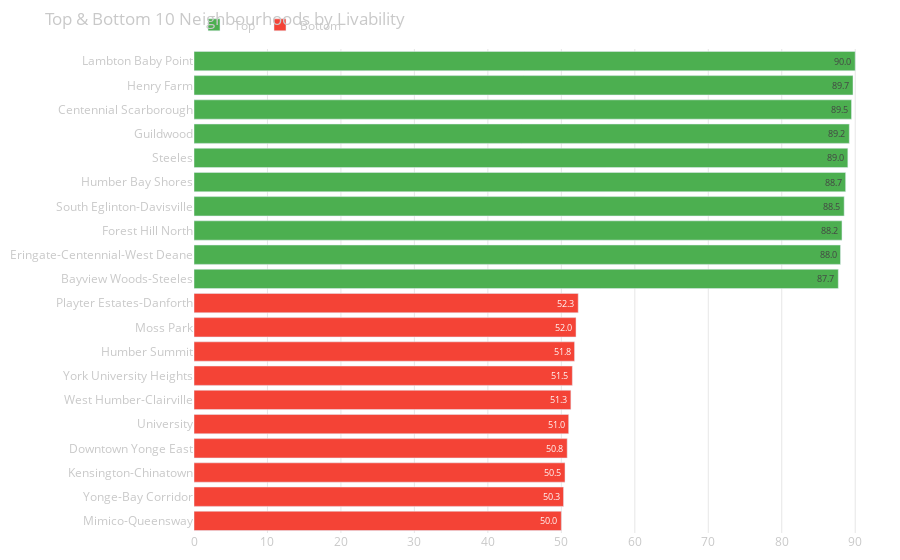

The cell this chart's notebook holds for it:
### Markdown cell above
## 2. Data Visualization

### Figure Factory

Uses `create_ranking_bar` from `portfolio_app.figures.toronto.bar_charts`.

**Key Parameters:**
- `data`: List of dicts with all neighbourhoods
- `name_column`: 'neighbourhood_name'
- `value_column`: 'livability_score'
- `top_n`: 10 (green bars)
- `bottom_n`: 10 (red bars)

### Code cell
import sys

sys.path.insert(0, "../..")

from portfolio_app.figures.toronto.bar_charts import create_ranking_bar

fig = create_ranking_bar(
    data=data,
    name_column="neighbourhood_name",
    value_column="livability_score",
    title="Top & Bottom 10 Neighbourhoods by Livability",
    top_n=10,
    bottom_n=10,
    color_top="#4CAF50",  # Green for top performers
    color_bottom="#F44336",  # Red for bottom performers
    value_format=".1f",
)

fig.show()

### Figure 1 — Plotly figure (JSON) as saved in the notebook; plotly's stock layout.template omitted (floating-point values rounded to 4 significant figures)
{"data": [{"hovertemplate": "%{y}<br>livability_score: %{x:.1f}<extra></extra>", "marker": {"color": "#4CAF50"}, "name": "Top", "orientation": "h", "text": ["90.0", "89.7", "89.5", "89.2", "89.0", "88.7", "88.5", "88.2", "88.0", "87.7"], "textposition": "auto", "type": "bar", "x": [90.0, 89.7, 89.5, 89.2, 89.0, 88.7, 88.5, 88.2, 88.0, 87.7], "y": ["Lambton Baby Point", "Henry Farm", "Centennial Scarborough", "Guildwood", "Steeles", "Humber Bay Shores", "South Eglinton-Davisville", "Forest Hill North", "Eringate-Centennial-West Deane", "Bayview Woods-Steeles"]}, {"hovertemplate": "%{y}<br>livability_score: %{x:.1f}<extra></extra>", "marker": {"color": "#F44336"}, "name": "Bottom", "orientation": "h", "text": ["52.3", "52.0", "51.8", "51.5", "51.3", "51.0", "50.8", "50.5", "50.3", "50.0"], "textposition": "auto", "type": "bar", "x": [52.3, 52.0, 51.8, 51.5, 51.3, 51.0, 50.8, 50.5, 50.3, 50.0], "y": ["Playter Estates-Danforth", "Moss Park", "Humber Summit", "York University Heights", "West Humber-Clairville", "University", "Downtown Yonge East", "Kensington-Chinatown", "Yonge-Bay Corridor", "Mimico-Queensway"]}], "layout": {"barmode": "group", "font": {"color": "#c9c9c9"}, "legend": {"orientation": "h", "y": 1.02, "yanchor": "bottom"}, "margin": {"b": 10, "l": 10, "r": 10, "t": 40}, "paper_bgcolor": "rgba(0, 0, 0, 0)", "plot_bgcolor": "rgba(0, 0, 0, 0)", "showlegend": true, "title": {"text": "Top & Bottom 10 Neighbourhoods by Livability"}, "xaxis": {"gridcolor": "rgba(128, 128, 128, 0.2)", "title": {}}, "yaxis": {"autorange": "reversed", "title": {}}}}
